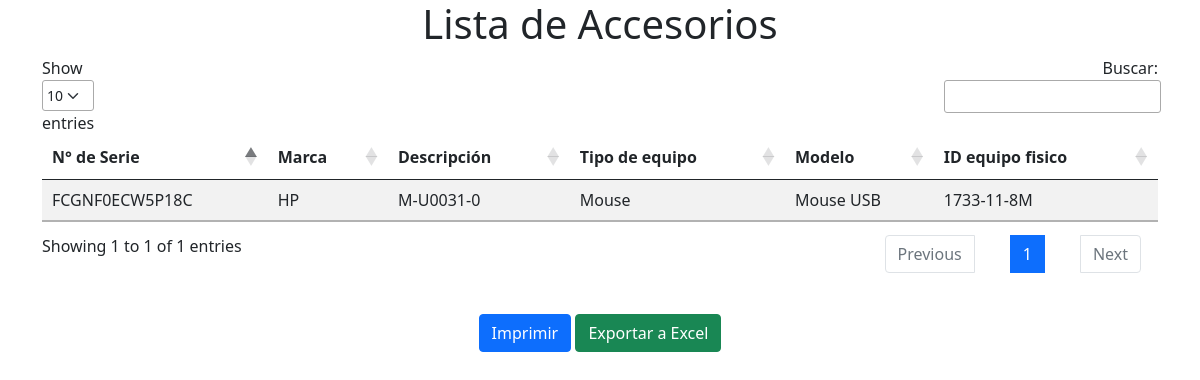
The page /tbAccesorios.php on the database its author committed.
### tables this page shows
CREATE TABLE `accesorios` (
  `Serie` varchar(35) NOT NULL,
  `marca` varchar(10) NOT NULL,
  `Modelo` varchar(30) NOT NULL,
  `tipo` varchar(20) NOT NULL,
  `Descripcion` varchar(100) DEFAULT NULL,
  `ID_equipo` varchar(25) NOT NULL
);

### tbAccesorios.php (the view, shortened to what this page needs)
<!DOCTYPE html>
<html lang="en">
<head>
    <link href="https://cdn.jsdelivr.net/npm/bootstrap@5.0.2/dist/css/bootstrap.min.css" rel="stylesheet">
    <link href="https://cdn.datatables.net/1.10.25/css/jquery.dataTables.min.css" rel="stylesheet">
    <link href="https://cdn.datatables.net/buttons/1.7.1/css/buttons.dataTables.min.css" rel="stylesheet">
</head>
<body>
    <div class="container">
        <h1 class="text-center">Lista de Accesorios</h1>
        <table id="tabla" class="table table-striped">
            <thead>
                <tr>
                    <th>N° de Serie</th>
                    <th>Marca</th>
                    <th>Descripción</th>
                    <th>Tipo de equipo</th>
                    <th>Modelo</th>
                    <th>ID equipo fisico</th>
                </tr>
            </thead>
            <tbody>
    <?php
    $conex = mysqli_connect("localhost", "root", "123456", "inventario");
    $query = 'SELECT * FROM accesorios';
    $result = mysqli_query($conex, $query);
    while($fila = mysqli_fetch_assoc($result)){
        echo "<tr>";
        echo "<td>".$fila['Serie']."</td>";
        echo "<td>".$fila['marca']."</td>";
        echo "<td>".$fila['Modelo']."</td>";
        echo "<td>".$fila['tipo']."</td>";
        echo "<td>".$fila['Descripcion']."</td>";
        echo "<td>".$fila['ID_equipo']."</td>";
        echo "</tr>";
    }
    ?>
</tbody>
        </table>
        <div class="text-center mt-3">
            <button class="btn btn-primary" onclick="abrirVentanaImprimir()">Imprimir</button>
            <button class="btn btn-success" onclick="exportarExcel()">Exportar a Excel</button>
        </div>
    </div>
</body>
</html>

### rows shown on the page
accesorios: Serie "FCGNF0ECW5P18C", marca "HP", Modelo "M-U0031-0", tipo "Mouse", Descripcion "Mouse USB", ID_equipo "1733-11-8M"
